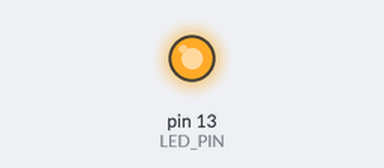
Recording of a sketch running on a simulated Arduino Uno, built with avr-gcc and run on an emulated ATmega328P. On the bench: output pins drawn as LEDs (lit = HIGH).

Above: at 0.1 s.
At 21.6 s:
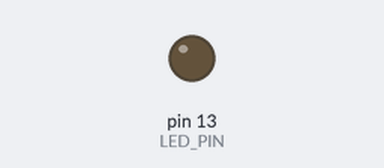
Timing chart, 0 to 23.1 s (numbered marks = the images above):
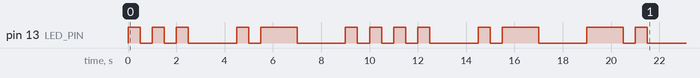

The sketch:

Task1.1BlinkName.ino
```cpp
// Define LED pin
const int LED_PIN = 13; // Change this to the actual pin number where your LED is connected

// Define dot and dash duration in milliseconds
const int DOT_DURATION = 500;
const int DASH_DURATION = 3 * DOT_DURATION;
const int LETTER_SPACE_DURATION = DOT_DURATION;
const int WORD_SPACE_DURATION = 3 * DOT_DURATION;


// Function for a dot (short blink)
void dot() {
  digitalWrite(LED_PIN, HIGH);
  delay(DOT_DURATION);
  digitalWrite(LED_PIN, LOW);
  delay(LETTER_SPACE_DURATION); // Delay between blinks
}

// Function for a dash (long blink)
void dash() {
  digitalWrite(LED_PIN, HIGH);
  delay(DASH_DURATION);
  digitalWrite(LED_PIN, LOW);
  delay(LETTER_SPACE_DURATION); // Delay between blinks
}

// Function to blink the Morse code for 'S'
void blinkS() {
  dot(); dot(); dot();
}

// Function to blink the Morse code for 'A'
void blinkA() {
  dot(); dash();
}

// Function to blink the Morse code for 'H'
void blinkH() {
  dot(); dot(); dot(); dot();
}

// Function to blink the Morse code for 'N'
void blinkN() {
  dash(); dot();
}

// Function to handle delay between words
void delayBetweenWords() {
  delay(WORD_SPACE_DURATION);
}

void setup() {
  pinMode(LED_PIN, OUTPUT); // Initialize LED pin as output

  // Blink the Morse code for 'S'
  blinkS();
  delayBetweenWords();

  // Blink the Morse code for 'A'
  blinkA();
  delayBetweenWords();

  // Blink the Morse code for 'H'
  blinkH();
  delayBetweenWords();

  // Blink the Morse code for 'A'
  blinkA();
  delayBetweenWords();

  // Blink the Morse code for 'N'
  blinkN();
}

void loop() {

}
```
